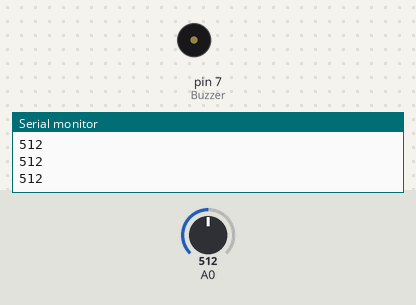
Simulated run of this sketch. Board: Arduino Uno, built with avr-gcc and run on an emulated ATmega328P. On the bench: buzzer (waves = sounding), the last lines printed to the serial monitor. The test bench sets the inputs (shaded band); at power-on: A0 = 512.

Above: at 2.3 s.
2.4 s: A0 set to 684
5.7 s: A0 set to 717
At 8.3 s:
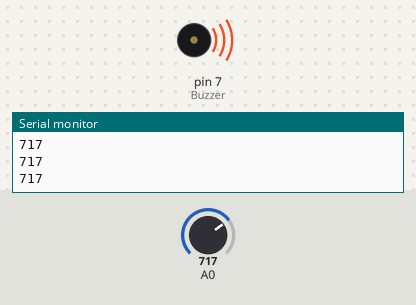
Timing chart, 0 to 16.7 s (numbered marks = the images above; inputs shaded):
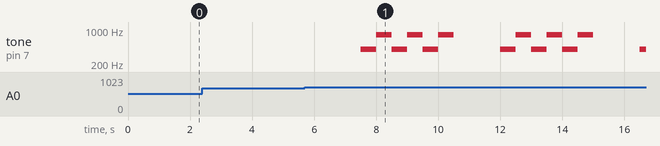

Measured:
- the behaviour switches between 700 and 701 on A0 (found by bisection; images 0 and 1)
- after the input at 5.7 s, tone on pin 7 (Buzzer): plays 400 Hz for 0.50 s, 800 Hz for 0.50 s, 400 Hz for 0.50 s, 800 Hz for 0.50 s, 400 Hz for 0.50 s, 800 Hz for 0.50 s … (13 notes in this stretch), starting after 1.8 s

The sketch:

Programme_de__l_alarme_lazer.ino
```cpp
int value;
int Buzzer = 7;
int c = 0;
int d = 0;

void setup() {
  Serial.begin(9600);
  pinMode(Buzzer, OUTPUT);
}
void loop() {
 while(c < 1){
 c++;
 }
 value = analogRead(A0);
 Serial.println(value);
 delay(500);
 Serial.println(value);
 delay(500);
 Serial.println(value);
 delay(500);

 if(value > 700){
    tone(Buzzer, 400);
    delay(500);
    tone(Buzzer, 800);
    delay(500);
    tone(Buzzer, 400);
    delay(500);
    tone(Buzzer, 800);
    delay(500);
    tone(Buzzer, 400);
    delay(500);
    tone(Buzzer, 800);
    delay(500);
    noTone(Buzzer);
    d++;
  }
  }
```

Programme_de_l_alarme_lazer.ino.cpp
```cpp
# 1 "c:\\users\\antou\\appdata\\local\\temp\\tmpxx3u0c"
#include <Arduino.h>
# 1 "C:/Users/antou/Documents/PlatformIO/Projects/lol/src/Programme de  l'alarme lazer.ino"
int value;

int Buzzer = 7;

int c = 0;

int d = 0;


void setup() {

  Serial.begin(9600);

  pinMode(Buzzer, OUTPUT);

}

void loop() {

 while(c < 1){

 c++;

 }

 value = analogRead(A0);

 Serial.println(value);

 delay(500);

 Serial.println(value);

 delay(500);

 Serial.println(value);

 delay(500);


 if(value > 700){

    tone(Buzzer, 400);

    delay(500);

    tone(Buzzer, 800);

    delay(500);

    tone(Buzzer, 400);

    delay(500);

    tone(Buzzer, 800);

    delay(500);

    tone(Buzzer, 400);

    delay(500);

    tone(Buzzer, 800);

    delay(500);

    noTone(Buzzer);

    d++;

  }

  }
```
